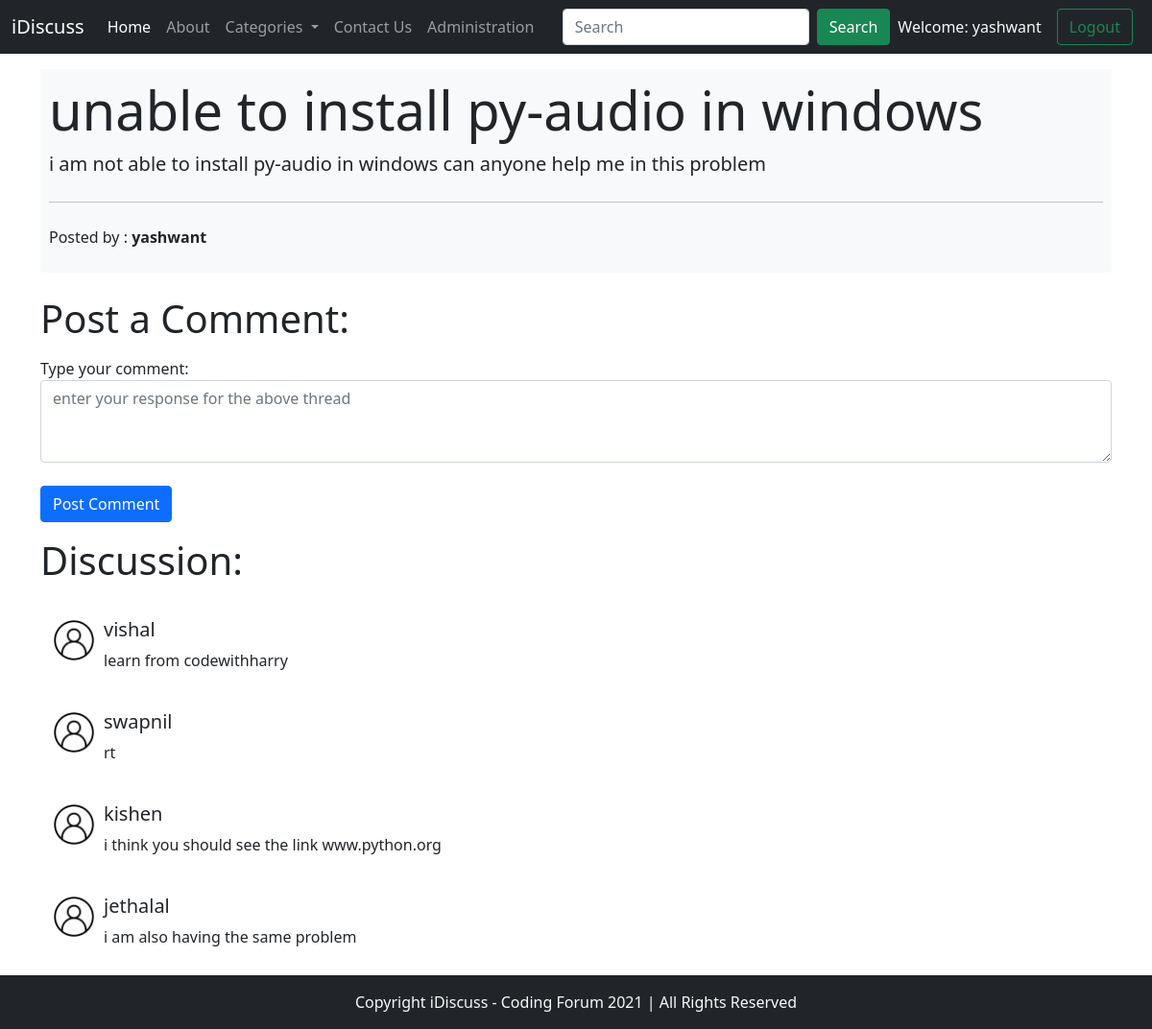
The app's page /thread.php?thread_id=1 (signed in) with its own data.
### tables this page shows
CREATE TABLE `thread` (
  `thread_id` int(7) NOT NULL,
  `thread_title` varchar(255) NOT NULL,
  `thread_desc` text NOT NULL,
  `thread_cat_id` int(7) NOT NULL,
  `thread_user_id` int(7) NOT NULL,
  `timestamp` datetime NOT NULL DEFAULT current_timestamp()
);

CREATE TABLE `users` (
  `sno.` int(8) NOT NULL,
  `user_username` varchar(30) NOT NULL,
  `user_password` varchar(255) NOT NULL,
  `timestamp` datetime NOT NULL DEFAULT current_timestamp()
);

CREATE TABLE `comments` (
  `comment_id` int(8) NOT NULL,
  `comment_content` text NOT NULL,
  `thread_id` int(8) NOT NULL,
  `comment_by` int(8) NOT NULL,
  `comment_time` datetime NOT NULL DEFAULT current_timestamp()
);

### thread.php (the view, shortened to what this page needs)
<!doctype html>
<html lang="en">
<head>
    <link href="https://cdn.jsdelivr.net/npm/bootstrap@5.0.0-beta2/dist/css/bootstrap.min.css" rel="stylesheet"
>
</head>
<body>
    <?php require './partials/_header.php' ?>
    <?php require './partials/_db_connect.php' ?>
    <?php
        $id = $_GET['thread_id'];
        $sql = "SELECT * FROM `thread` WHERE thread_id =$id";
        $result = mysqli_query($conn, $sql);
        while($row = mysqli_fetch_assoc($result)){
            $thread_title = $row['thread_title'];
            $thread_desc = $row['thread_desc'];
            $thread_user_id = $row['thread_user_id'];
            $sql = "SELECT user_username FROM `users` WHERE `sno.` = '$thread_user_id'";
            $result = mysqli_query($conn, $sql);
            $row = mysqli_fetch_assoc($result);
            $posted_by = $row['user_username'];
        }
    ?>
    <div class="container my-3">
        <div class="jumbotron border border-light bg-light text-dark p-2">
            <h1 class="display-4">
                <?php echo $thread_title; ?>
            </h1>
            <p class="lead">
                <?php echo $thread_desc;?>
            </p>
            <hr class="my-4">
            <p>Posted by :<b> <?php echo $posted_by ?></b></p>
        </div>
    </div>
    <?php
    if (isset($_SESSION['loggedin']) && $_SESSION['loggedin'] == true) {
        echo'<div class="container">
                <h1 class="py-2">Post a Comment:</h1>
                <form action="'.$_SERVER["REQUEST_URI"].'" method="POST">
                    <div class="mb-3">
                        <label for="comment">Type your comment: </label>
                        <textarea class="form-control" id="comment" name="comment" placeholder="enter your response for the above thread" required rows="3"></textarea>
                        <input type="hidden" name="sno" value="'.$_SESSION["sno"].'">
                    </div>
                    <button type="submit" class="btn btn-primary my-2">Post Comment</button>
                </form>
            </div>';
    }
    ?>
    <div class="container" id="ques">
        <h1 class="py-2">Discussion:</h1>
        <?php
            $id = $_GET['thread_id'];
            $sql = "SELECT * FROM `comments` WHERE thread_id = $id";
            $result = mysqli_query($conn, $sql);
            while($row = mysqli_fetch_assoc($result)){
                $content = $row['comment_content'];
                $comment_by = $row['comment_by'];
                $sql2 = "SELECT user_username FROM `users` WHERE `sno.`='$comment_by'";
                $result2 =mysqli_query($conn, $sql2);
                $row2 = mysqli_fetch_assoc($result2);
                echo'<div class="media d-flex p-2 my-3">
                        <img class="mr-3 p-1" src="img/default_img.png" width="54px" height="54px" alt="Generic placeholder image">
                        <div class="media-body p-1">
                            <h5 class="mt-0"><a class="text-dark text-decoration-none">'.$row2['user_username'].'</a></h5>
                            '.$content.'
                        </div>
                    </div>';
            }
        ?>
    </div>
    <?php require './partials/_footer.php' ?>
</body>
</html>

### records on screen
thread: thread_title "unable to install py-audio in windows", thread_desc "i am not able to install py-audio in windows can anyone help me in this problem"
users: user_username "yashwant"
comments: users.user_username "vishal", comment_content "learn from codewithharry"
comments: users.user_username "swapnil", comment_content "rt"
comments: users.user_username "kishen", comment_content "i think you should see the link www.python.org"
comments: users.user_username "jethalal", comment_content "i am also having the same problem"

### other values on screen
$_SESSION['username'] "yashwant"
